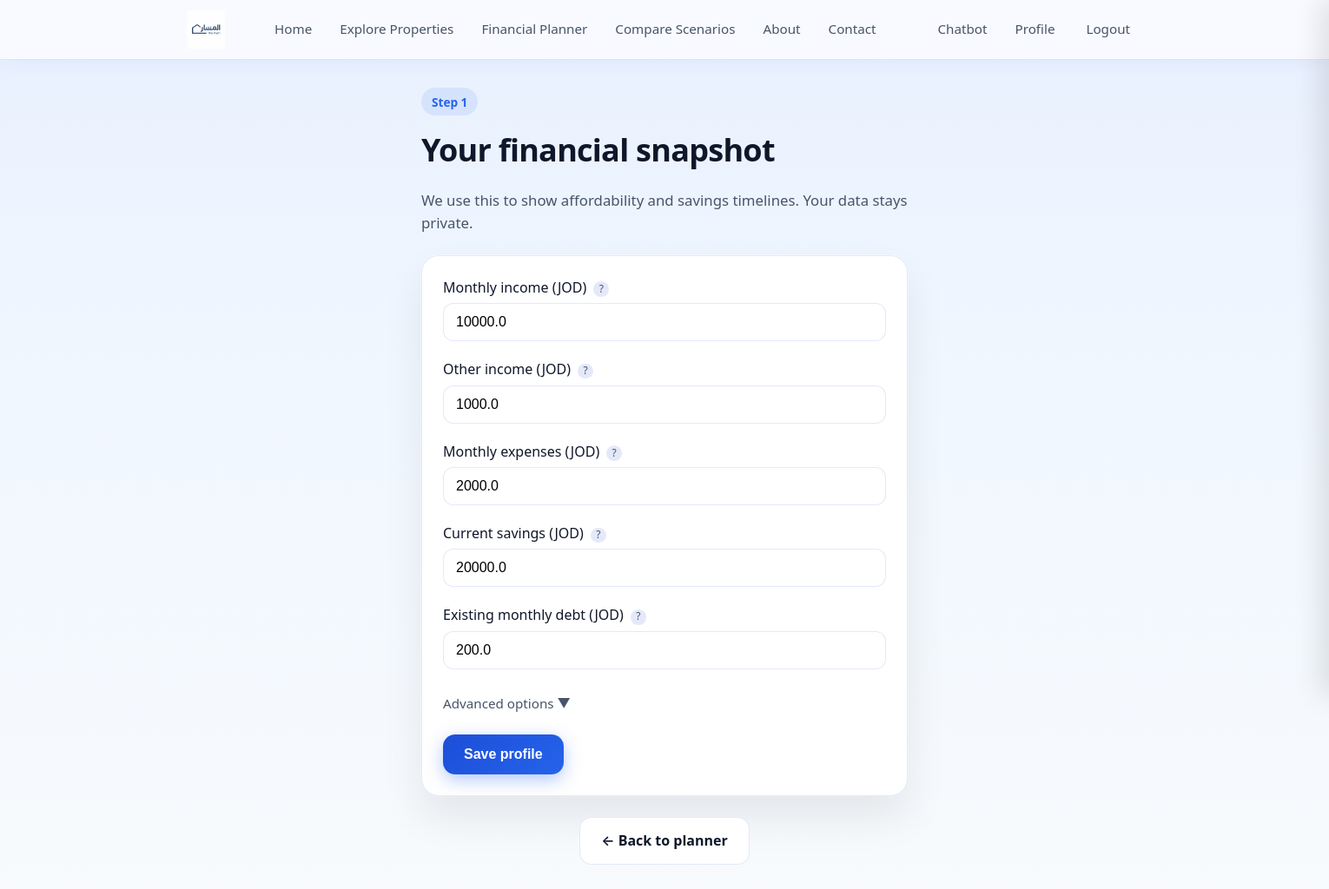
The app's page /finance/profile (signed in) with its own data.
### models.py (models this page shows, shortened)
class FinancialProfile(db.Model):
    __tablename__ = "financial_profiles"
    id = db.Column(db.Integer, primary_key=True)
    user_id = db.Column(db.Integer, db.ForeignKey("users.id"), nullable=False)
    monthly_income = db.Column(db.Float, default=0)
    other_income = db.Column(db.Float, default=0)
    monthly_expenses = db.Column(db.Float, default=0)
    savings = db.Column(db.Float, default=0)
    existing_debt = db.Column(db.Float, default=0)
    risk_tolerance = db.Column(db.String(32), default="balanced")  # conservative, balanced, aggressive
    created_at = db.Column(db.DateTime, default=datetime.utcnow)

### routes/finance.py (the view, shortened to what this page needs)
@finance_bp.route("/profile", methods=["GET", "POST"])
@login_required
def profile():
    user_id = session["user_id"]
    profile = _get_profile(user_id) or FinancialProfile(user_id=user_id)
    return render_template("finance/profile.html", profile=profile)

### routes/finance.py (called while the page is built)
def login_required(f):
    @wraps(f)
    def decorated(*args, **kwargs):
        if not session.get("user_id"):
            session["next"] = request.url
            return redirect(url_for("login"))
        return f(*args, **kwargs)
    return decorated

def _get_profile(user_id):
    return FinancialProfile.query.filter_by(user_id=user_id).first()

### templates/finance/profile.html (shortened to what this page needs)
<!DOCTYPE html>
<html lang="en">
<head>
  <link rel="stylesheet" href="{{ url_for('static', filename='style.css') }}">
</head>
<body>
  {% include 'partials/nav_global.html' %}
  <div class="container finance-page">
    <span class="step-badge">Step 1</span>
    <h1>Your financial snapshot</h1>
    <p class="subtitle">We use this to show affordability and savings timelines. Your data stays private.</p>
    <form method="post" action="{{ url_for('finance.profile') }}" class="finance-card">
      <div class="form-group">
        <label for="monthly_income">
          Monthly income (JOD)
          <span class="help-icon" title="Your main salary or regular income per month" aria-label="Help: main income per month">?</span>
        </label>
        <input type="number" id="monthly_income" name="monthly_income" class="input" min="0" step="100" value="{{ profile.monthly_income or '' }}" aria-label="Monthly income in JOD">
      </div>
      <div class="form-group">
        <label for="other_income">
          Other income (JOD)
          <span class="help-icon" title="Rent, investments, side income" aria-label="Help: other income">?</span>
        </label>
        <input type="number" id="other_income" name="other_income" class="input" min="0" step="100" value="{{ profile.other_income or '' }}" aria-label="Other income in JOD">
      </div>
      <div class="form-group">
        <label for="monthly_expenses">
          Monthly expenses (JOD)
          <span class="help-icon" title="Rent, bills, food, transport — not including future mortgage" aria-label="Help: monthly expenses">?</span>
        </label>
        <input type="number" id="monthly_expenses" name="monthly_expenses" class="input" min="0" step="50" value="{{ profile.monthly_expenses or '' }}" aria-label="Monthly expenses in JOD">
      </div>
      <div class="form-group">
        <label for="savings">
          Current savings (JOD)
          <span class="help-icon" title="Money you have saved for a down payment" aria-label="Help: current savings">?</span>
        </label>
        <input type="number" id="savings" name="savings" class="input" min="0" step="500" value="{{ profile.savings or '' }}" aria-label="Current savings in JOD">
      </div>
      <div class="form-group">
        <label for="existing_debt">
          Existing monthly debt (JOD)
          <span class="help-icon" title="Car loan, credit cards, other loans — monthly total" aria-label="Help: existing debt">?</span>
        </label>
        <input type="number" id="existing_debt" name="existing_debt" class="input" min="0" step="50" value="{{ profile.existing_debt or '' }}" aria-label="Existing monthly debt in JOD">
      </div>
      <details style="margin-top: 1rem;">
        <summary class="advanced-toggle">Advanced options ▼</summary>
      </details>
      <button type="submit" class="btn btn-primary" style="margin-top: 1rem;">Save profile</button>
    </form>
    <p style="text-align: center; margin-top: 1rem;">
      <a href="{{ url_for('finance.dashboard') }}" class="btn btn-ghost">← Back to planner</a>
    </p>
  </div>
</body>
</html>

### static/style.css (style rules this page uses)
:root { --blue-950: #0f172a; --blue-900: #1e3a5f; --blue-600: #2563eb; --blue-400: #60a5fa; --blue-100: #dbeafe; --blue-50: #eff6ff; --bg: #F0F7FF; --bg-soft: #e8f0fe; --card: #ffffff; --card-overlay: rgba(255,255,255,.98); --text: #0F172A; --text-on-blue: #ffffff; --muted: #475569; --primary: #0F172A; --primary2: #1D4ED8; --accent: #2563EB; --accent-light: #60A5FA; --ring: rgba(37,99,235,.25); --border: rgba(29,78,216,.12); --border-strong: rgba(29,78,216,.2); --gradient-welcome: linear-gradient(160deg, #0f172a 0%, #1e3a5f 35%, #2563eb 70%, #60a5fa 100%); --gradient-page: linear-gradient(180deg, #e8f0fe 0%, #f0f7ff 40%, #f8fafc 100%); --radius-sm: 10px; --radius: 12px; --radius-md: 14px; --radius-lg: 20px; --radius-xl: 24px; --shadow: 0 4px 20px rgba(29,78,216,.06); --shadow-card: 0 24px 48px rgba(0,0,0,.08), 0 0 0 1px rgba(255,255,255,.5); --shadow-card-strong: 0 24px 48px rgba(0,0,0,.18), 0 0 0 1px rgba(255,255,255,.1); --shadow-hover: 0 12px 32px rgba(29,78,216,.1); --shadow-btn: 0 6px 20px rgba(37,99,235,.35); --font-sans: ui-sans-serif, system-ui, -apple-system, "Inter", Arial, sans-serif; --text-h1: clamp(1.75rem, 4vw, 2.25rem); --text-h2: clamp(1.35rem, 2.5vw, 1.5rem); --text-body: 1.05rem; --text-small: 0.95rem; --text-tiny: 0.85rem; --leading-tight: 1.2; --leading-body: 1.55; --leading-relaxed: 1.65; --tracking-tight: -0.02em; --space-xs: 0.5rem; --space-sm: 0.75rem; --space-md: 1rem; --space-lg: 1.5rem; --space-xl: 2rem; --space-2xl: 3rem; --ease-out: 0.2s ease; --ease-smooth: 0.25s ease; }
* { box-sizing:border-box; }
html,body { height:100%; }
body { margin:0; font-family: var(--font-sans); background: var(--gradient-page); background-attachment: fixed; color: var(--text); font-size: var(--text-body); line-height: var(--leading-body); }
a { color: inherit; text-decoration:none; }
.container { width: min(1100px, 92vw); margin: 0 auto; }
.card, .finance-card { background: var(--card); border: 1px solid var(--border); border-radius: var(--radius-lg); box-shadow: var(--shadow-card); padding: var(--space-lg); margin-bottom: var(--space-lg); transition: box-shadow var(--ease-out), transform var(--ease-out); }
.btn { border: none; cursor: pointer; border-radius: var(--radius-md); padding: 14px 24px; font-weight: 600; font-size: 1rem; transition: transform var(--ease-out), box-shadow var(--ease-out), background var(--ease-out), border-color var(--ease-out), color var(--ease-out); display: inline-flex; align-items: center; justify-content: center; gap: 10px; text-align: center; }
.btn-primary { color: var(--text-on-blue); background: linear-gradient(135deg, var(--primary2), var(--accent)); box-shadow: var(--shadow-btn); }
.btn-ghost { background: var(--card); border: 1px solid var(--border); color: var(--text); }
.input { width: 100%; padding: 12px 14px; border-radius: var(--radius); border: 1px solid var(--border); background: var(--card); font-size: 1rem; outline: none; transition: border-color var(--ease-out), box-shadow var(--ease-out); }
.finance-page { padding: var(--space-xl) 0 var(--space-2xl); }
.finance-page h1 { font-size: var(--text-h1); margin: 0 0 var(--space-xs); color: var(--text); font-weight: 700; letter-spacing: var(--tracking-tight); }
.finance-page .subtitle { color: var(--muted); margin-bottom: var(--space-lg); font-size: var(--text-body); line-height: var(--leading-body); }

### templates/finance/profile.html (style rules this page uses)
.finance-page { max-width: 560px; margin: 0 auto; }
.step-badge { display: inline-flex; align-items: center; padding: 0.35rem 0.75rem; border-radius: 999px; background: rgba(37,99,235,.1); color: var(--accent); font-weight: 600; font-size: var(--text-tiny); margin-bottom: 0.75rem; }
.form-group { margin-bottom: 1.25rem; }
.form-group label { display: block; font-weight: 500; margin-bottom: 0.35rem; color: var(--text); font-size: 1rem; }
.form-group .input { width: 100%; box-sizing: border-box; }
.help-icon { display: inline-flex; align-items: center; justify-content: center; width: 1.1rem; height: 1.1rem; border-radius: 50%; background: var(--border); color: var(--muted); font-size: 0.75rem; cursor: help; margin-left: 0.25rem; }
.advanced-toggle { background: none; border: none; color: var(--muted); cursor: pointer; font-size: 0.95rem; padding: 0.5rem 0; display: flex; align-items: center; gap: 0.35rem; }

### records on screen
FinancialProfile: monthly_income "10000.0", other_income "1000.0", monthly_expenses "2000.0", savings "20000.0", existing_debt "200.0"
